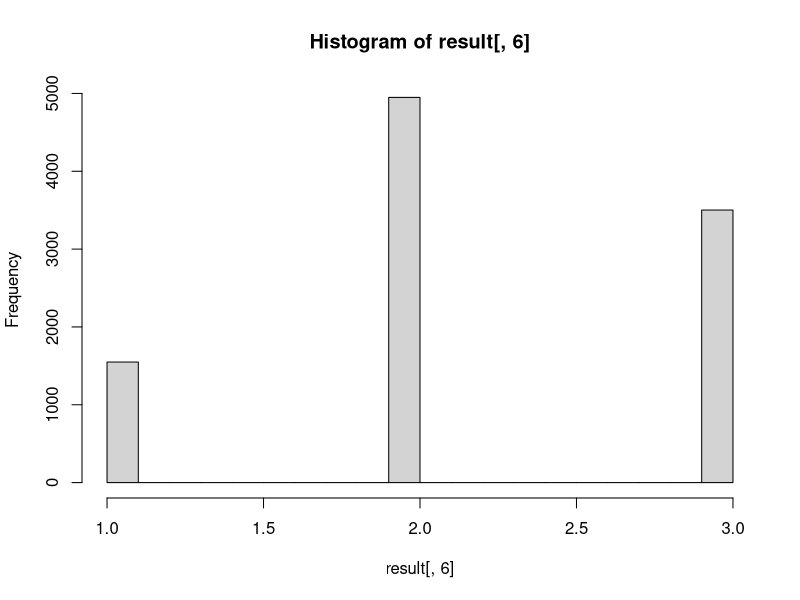

Write R code to recreate this figure.
omia3=function(xy)
{	
  model=xy[1]
  maxdose=3
  stage=xy[2]
  e1=xy[3]
  e2=xy[4]
  stoptype=xy[5]
#  alp=c(0.05, 0.10, 0.2, 0.3)
#  alp1=c(.7,.5,.3,0.1)
#  ra=xi.alpha0
  if (model==1)	{prtox=c(0.1,0.2,0.3)	#pr(tox), rk
    prsucc=c((1-0.1)*0.2,(1-0.2)*0.6,(1-0.3)*0.9)	#pr(resp & no tox), pk
  }
  if (model==2)	{prtox=c(0.15,0.3,0.45)	
    prsucc=c((1-0.15)*0.25,(1-0.3)*0.4,(1-0.45)*0.95)
  }
  if (model==3)	{prtox=c(0.2,0.4,0.7)
    prsucc=c((1-0.2)*0.3,(1-0.4)*0.9,(1-0.7)*0.9)
  }
  
  #prtox_c(.05,.1,.2,.4)
  #prsucc_1-prtox-c(.25,0.7,.35,.45)  
  
  p0=.4
  p1=.6
  cumpr=cbind(prtox,prsucc+prtox,1)
  count <- 0
  respmat=matrix(0,maxdose,3) 
  trials=rep(0,maxdose)
  #y_rep(0,maxdose)
  dosenum=2
  stopdose=rep(0,maxdose)
  stop=0
  maxdose1=maxdose
  mindose1=1
  #  random walk
  while (count < stage && stop==0) {
    otvet=rank(c(runif(1),cumpr[dosenum,1:2]))[1]
    respmat[dosenum,otvet]=respmat[dosenum,otvet]+1
    otvet1=otvet
    otvet=rank(c(runif(1),cumpr[dosenum,1:2]))[1]
    respmat[dosenum,otvet]=respmat[dosenum,otvet]+1
    otvet2=otvet
    otvet=rank(c(runif(1),cumpr[dosenum,1:2]))[1]
    respmat[dosenum,otvet]=respmat[dosenum,otvet]+1
    otvet3=otvet
    trials[dosenum]=trials[dosenum]+3
    phattox=respmat[,1]/(trials+.001)
    y=respmat[,3]
    phatnrnt=respmat[,3]/(trials+.001)
    if (otvet1*otvet2==1 || otvet2*otvet3==1 || otvet1*otvet3==1) {dosenum=max(dosenum-1,mindose1)}
    if (otvet1*otvet2==9 || otvet2*otvet3==9 || otvet1*otvet3==9)  {dosenum=min(dosenum+1,maxdose1)}
    if (phattox[dosenum]>.5) {dosenum=max(dosenum-1,mindose1)}
    if (stoptype==1) {#  SPRT
      wd=respmat[dosenum,2]*log(p1/p0)+(trials[dosenum]-respmat[dosenum,2])*log((1-p1)/(1-p0))
      if (wd<log(e2/(1-e1)))  {stopdose[dosenum]=sum(trials)
        if (dosenum==1) {mindose1=2}
        if (dosenum==4) {maxdose1=3}
      }
      if (wd>log((1-e2)/e1)) {stop=1; besttrt=dosenum}
    }
    if (stoptype>5) {if (max(trials)>=stoptype) {	stop=1
      ind7=ifelse(trials>=7,1,0)
      besttrt=order(respmat[,2]*ind7/(trials+0.00001))[maxdose]
    }
    }
    count=count+3
    #print(round(c(count,otvet1,otvet2,dosenum),2))
  }
  if (stop==0) {	ind7=ifelse(trials>=min(7,max(trials)-1),1,0)
    besttrt=order(respmat[,2]*ind7/(trials+0.00001))[maxdose]
  }							   
  c(trials/sum(trials),sum(trials),sum(respmat[,2]),besttrt)
}

result = matrix(0,10000,6)
for (i in 1:10000) {
  result[i,]=omia3(c(2,30,0.075,0.075,1))
}
hist(result[,6])
  
